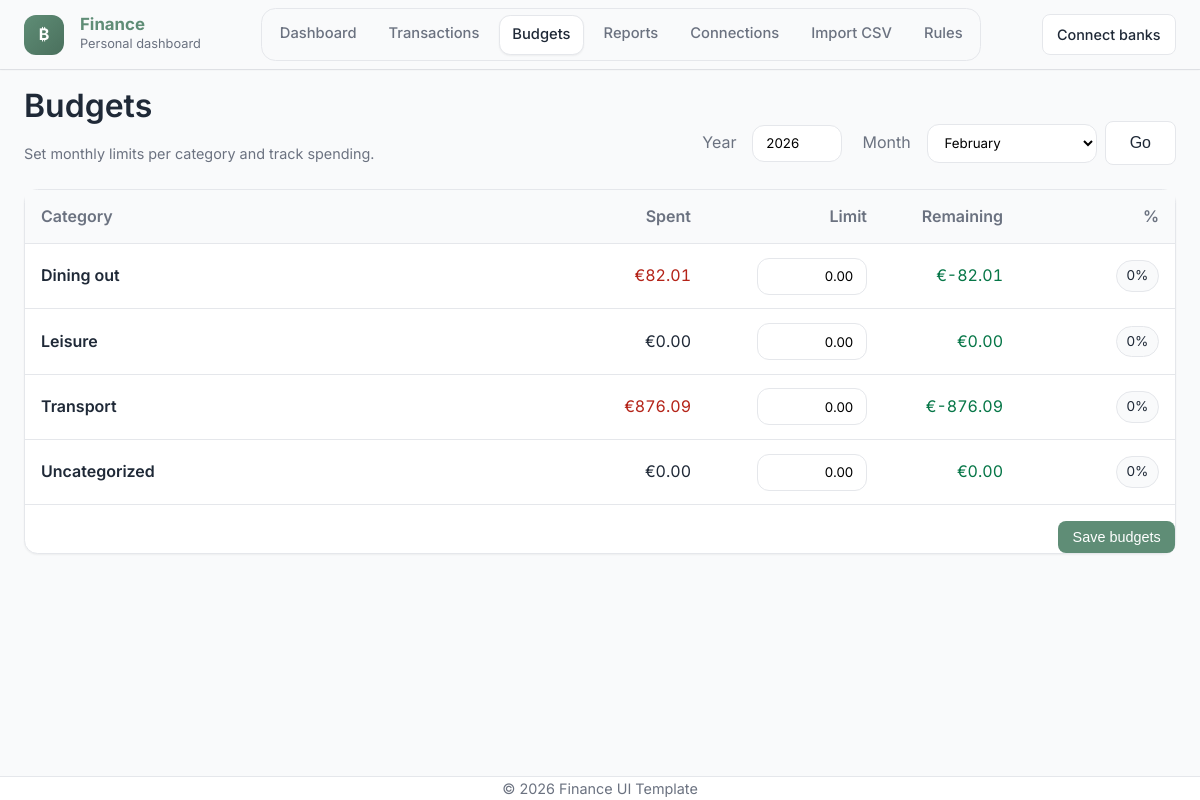
The app's page /budgets with its own data.
### models.py (models this page shows)
class Category(db.Model):
    id = db.Column(db.Integer, primary_key=True)
    name = db.Column(db.String(80), unique=True, nullable=False)
    transactions = db.relationship("Transaction", backref="category", lazy=True)

### app.py (the view, shortened to what this page needs)
@app.route("/budgets", methods=["GET", "POST"])
def budgets():
    today = date.today()
    year = int(request.args.get("year", date.today().year))
    month = int(request.args.get("month", date.today().month))
    start_date = date(year, month, 1)
    last_day = calendar.monthrange(year, month)[1]
    end_date = date(year, month, last_day)
    categories = Category.query.filter(Category.name != "Transfers").order_by(Category.name).all()
    spent_rows = (
        db.session.query(
            Transaction.category_id,
            func.sum(
                case(
                    (Transaction.amount < 0, -Transaction.amount),
                    else_=0
                )
            ).label("spent")
        )
        .filter(
            Transaction.posted_date >= start_date,
            Transaction.posted_date < end_date,
            Transaction.category_id.isnot(None),
        )
        .group_by(Transaction.category_id)
        .all()
    )
    spent_map = {cid: (spent if spent is not None else Decimal("0")) for cid, spent in spent_rows}
    budget_rows = Budget.query.filter_by(year=year, month=month).all()
    budget_map = {b.category_id: b for b in budget_rows}
    rows = []
    for c in categories:
        spent = spent_map.get(c.id, Decimal("0"))
        limit_amt = budget_map.get(c.id).limit_amount if c.id in budget_map else Decimal("0")
        remaining = limit_amt - spent
        pct = int((spent / limit_amt) * 100) if limit_amt and limit_amt > 0 else 0
        pct = min(pct, 999)
        rows.append({
            "category": c,
            "spent": spent,
            "limit": limit_amt,
            "remaining": remaining,
            "pct": pct,
            "over": spent > limit_amt if limit_amt > 0 else False
        })
    return render_template("budgets.html", rows=rows, year=year, month=month)

### app.py (called while the page is built)
@app.context_processor
def inject_now():
    return {"current_year": date.today().year}

### templates/budgets.html (shortened to what this page needs)
{% extends "base.html" %}
{% block content %}
<div class="card-header">
  <div>
    <h1>Budgets</h1>
    <div class="kicker">Set monthly limits per category and track spending.</div>
  </div>
  <div class="toolbar">
    <form method="get" class="row" style="display:flex; gap:.5rem; align-items:center;">
      <label class="muted" style="margin-right:8px;">Year</label>
        <input name="year" value="{{ year }}" style="width:90px;" class="input">
        <label class="muted" style="margin-left:12px; margin-right:8px;">Month</label>
        <select name="month" class="input" style="width:170px;">
          {% set month_names = [
            "January","February","March","April","May","June",
            "July","August","September","October","November","December"
          ] %}
          {% for m in range(1, 13) %}
            <option value="{{ m }}" {% if m == month %}selected{% endif %}>
              {{ month_names[m-1] }}
            </option>
          {% endfor %}
        </select>
        <button class="btn btn-outline">Go</button>
    </form>
  </div>
</div>
<form method="post" class="surface-list">
  <div class="tx-row tx-head">
    <div>Category</div>
    <div class="tx-amount">Spent</div>
    <div class="tx-amount">Limit</div>
    <div class="tx-amount">Remaining</div>
    <div style="text-align:right;">%</div>
  </div>
  {% for r in rows %}
    <div class="tx-row">
      <div style="font-weight:600;">{{ r.category.name }}</div>
      <div class="tx-amount {% if r.spent > 0 %}negative{% endif %}">
        €{{ '%.2f'|format(r.spent) }}
      </div>
      <div class="tx-amount">
        <input class="input" name="limit_{{ r.category.id }}" value="{{ '%.2f'|format(r.limit) }}"
               style="width:110px; text-align:right;" />
      </div>
      <div class="tx-amount {% if r.over %}negative{% else %}positive{% endif %}">
        €{{ '%.2f'|format(r.remaining) }}
      </div>
      <div style="text-align:right;">
        <span class="badge {% if r.over %}badge-danger{% endif %}">{{ r.pct }}%</span>
      </div>
    </div>
  {% endfor %}
  <div style="display:flex; justify-content:flex-end; margin-top:1rem;">
    <button class="btn btn-primary btn-sm" type="submit">Save budgets</button>
  </div>
</form>
{% endblock %}

### static/css/style.css (style rules this page uses)
:root { --color-bg: #F9FAFB; --color-surface: #FFFFFF; --color-primary: #5F8D76; --color-primary-dark: #4A705D; --color-secondary: #8DA9C4; --color-text-main: #1F2937; --color-text-muted: #6B7280; --color-accent: #D4A373; --color-border: #E5E7EB; --font-sans: 'Inter', 'Poppins', -apple-system, BlinkMacSystemFont, "Segoe UI", Roboto, sans-serif; --spacing-xs: 0.5rem; --spacing-sm: 1rem; --spacing-md: 1.5rem; --spacing-lg: 2rem; --spacing-xl: 3rem; --shadow-sm: 0 1px 2px 0 rgba(0, 0, 0, 0.05); --shadow-md: 0 4px 6px -1px rgba(0, 0, 0, 0.1), 0 2px 4px -1px rgba(0, 0, 0, 0.06); }
* { box-sizing: border-box; margin: 0; padding: 0; }
body { font-family: var(--font-sans); background-color: var(--color-bg); color: var(--color-text-main); line-height: 1.6; min-height: 100vh; display: flex; flex-direction: column; }
h1, h2, h3, h4, h5, h6 { font-weight: 600; line-height: 1.25; color: var(--color-text-main); margin-bottom: var(--spacing-sm); }
.btn { display: inline-block; padding: 0.75rem 1.5rem; border-radius: 0.5rem; font-weight: 500; cursor: pointer; border: none; font-size: 1rem; transition: all 0.2s ease; }
.btn-primary { background-color: var(--color-primary); color: white; }
.btn-outline { border: 1px solid var(--color-border); background: white; color: var(--color-text-main); }
.btn-sm { padding: .5rem .9rem; font-size: .9rem; }
.muted { color: var(--color-text-muted); }
.card-header { display:flex; align-items:flex-end; justify-content:space-between; gap: var(--spacing-md); margin-bottom: var(--spacing-md); flex-wrap: wrap; }
.kicker { color: var(--color-text-muted); font-size: .9rem; margin-top: .25rem; }
.badge { display:inline-flex; align-items:center; gap:.4rem; padding: .25rem .6rem; border-radius: 999px; border: 1px solid var(--color-border); background: var(--color-bg); font-size: .85rem; color: var(--color-text-main); white-space: nowrap; }
.surface-list { background: var(--color-surface); border: 1px solid var(--color-border); border-radius: 0.85rem; box-shadow: var(--shadow-sm); overflow: hidden; }
.tx-row { display:grid; grid-template-columns: 120px 1.5fr 1fr 140px 160px; gap: var(--spacing-md); padding: .85rem 1rem; border-bottom: 1px solid var(--color-border); align-items:center; }
.tx-head { background: var(--color-bg); color: var(--color-text-muted); font-weight: 600; }
.tx-amount { text-align:right; font-variant-numeric: tabular-nums; }
.tx-amount.negative { color: #b42318; }
.tx-amount.positive { color: #067647; }
.input { border:1px solid var(--color-border); border-radius:.75rem; padding:.6rem .8rem; background: var(--color-surface); font-family: var(--font-sans); outline: none; }
.toolbar { display:flex; gap:.6rem; align-items:center; flex-wrap:wrap; }
.tx-row { display:grid; grid-template-columns: 120px minmax(260px, 1.4fr) 160px 120px 140px; gap: 16px; padding: .85rem 1rem; border-bottom: 1px solid var(--color-border); align-items:center; }
.tx-row > div { min-width: 0; }
.tx-amount { text-align:right; white-space: nowrap; font-variant-numeric: tabular-nums; }
.surface-list, .tx-row { overflow: visible; }

### records on screen
Category: category.name "Dining out"
Category: category.name "Leisure"
Category: category.name "Transport"
Category: category.name "Uncategorized"

### other values on screen
{{ '%.2f'|format(r.spent) }} "82.01" "0.00" "876.09" "0.00"
{{ '%.2f'|format(r.remaining) }} "-82.01" "0.00" "-876.09" "0.00"
{{ r.pct }} "0" "0" "0" "0"
form field month "February"
